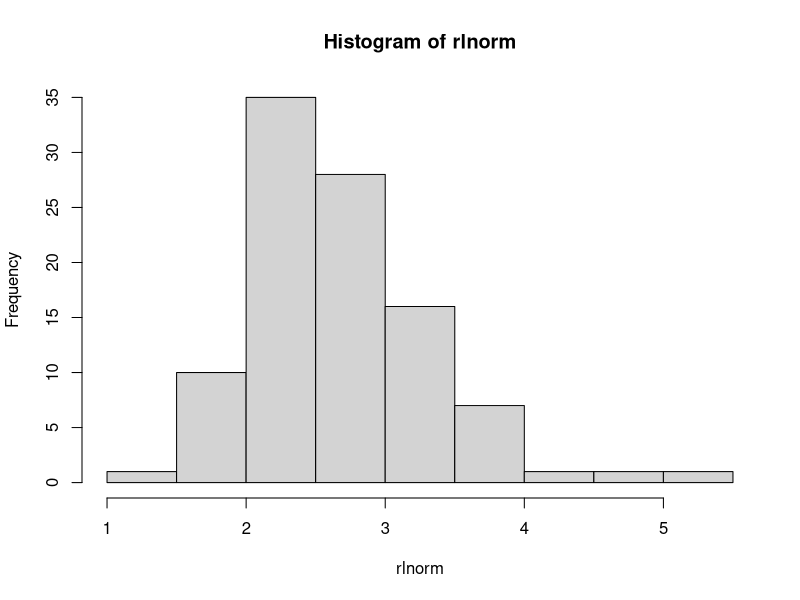
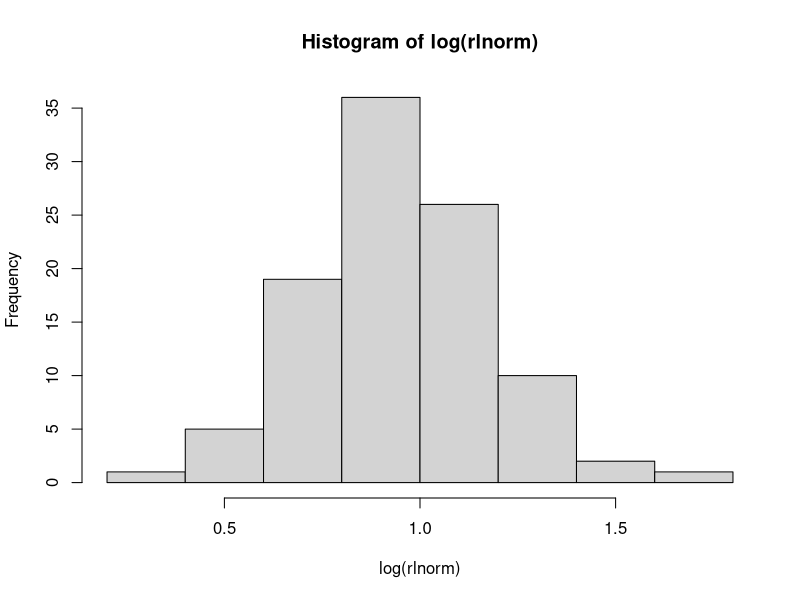
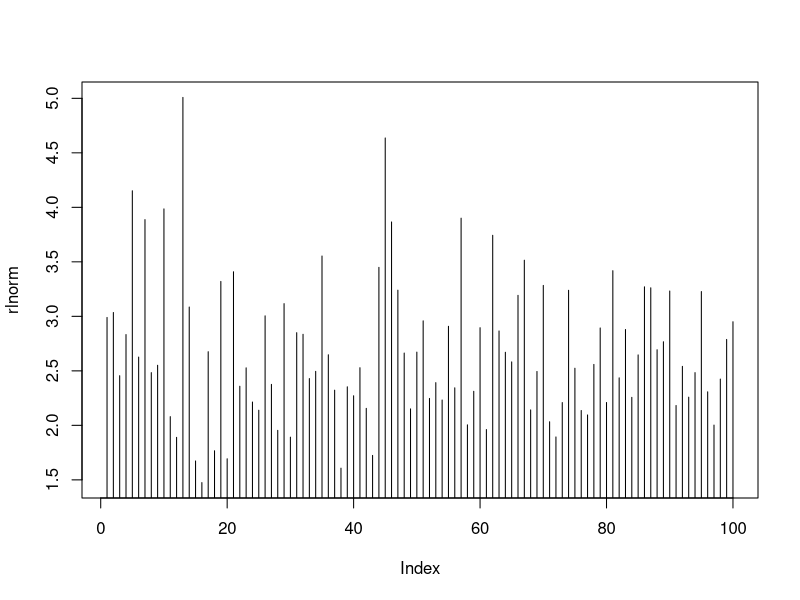
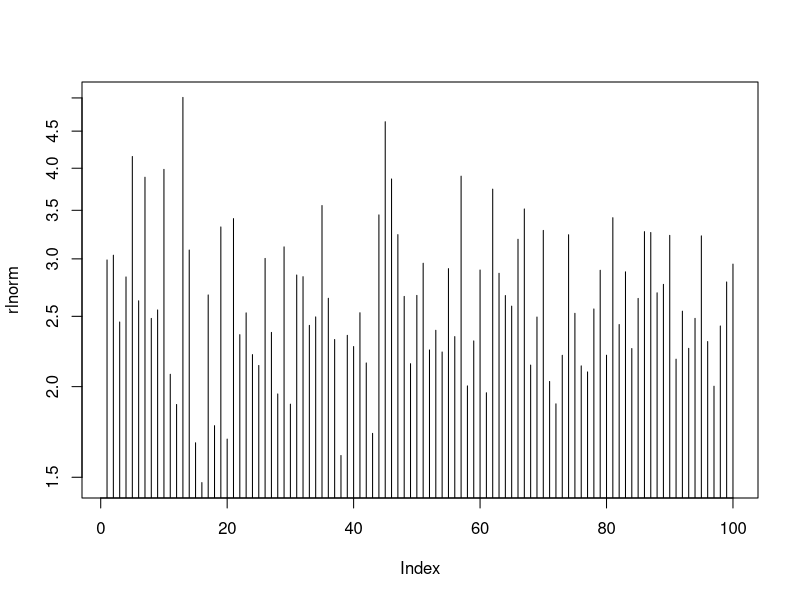

Reproduce these figures in R, in order.
## ---- chunk 1
knitr::opts_chunk$set(echo = TRUE)
## ---- chunk 2
rlnorm <- rlnorm(100, 1, 0.25)
rlnorm
mean (rlnorm)
sd (rlnorm)
var(rlnorm)
## ---- chunk 3
hist (rlnorm)
hist(log(rlnorm))
plot(rlnorm, type='h')
plot(rlnorm, log = "y", type = 'h')
